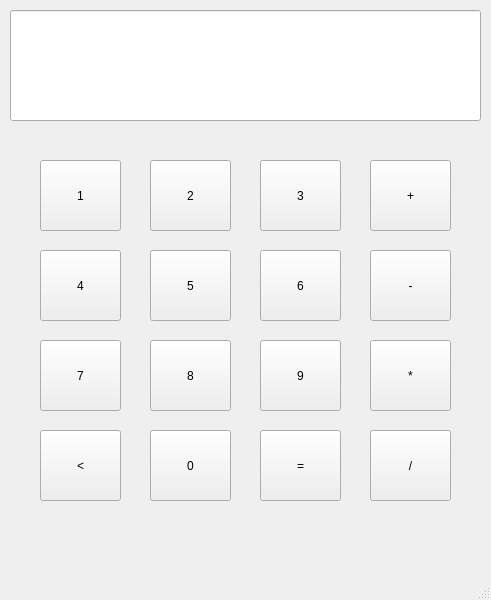
<?xml version="1.0" encoding="UTF-8"?>
<ui version="4.0">
 <class>Calculadora</class>
 <widget class="QMainWindow" name="Calculadora">
  <property name="geometry">
   <rect>
    <x>0</x>
    <y>0</y>
    <width>491</width>
    <height>600</height>
   </rect>
  </property>
  <property name="windowTitle">
   <string>Calculadora</string>
  </property>
  <widget class="QWidget" name="centralwidget">
   <widget class="QPushButton" name="pushButton">
    <property name="geometry">
     <rect>
      <x>150</x>
      <y>160</y>
      <width>81</width>
      <height>71</height>
     </rect>
    </property>
    <property name="text">
     <string>2</string>
    </property>
   </widget>
   <widget class="QPushButton" name="pushButton_2">
    <property name="geometry">
     <rect>
      <x>40</x>
      <y>160</y>
      <width>81</width>
      <height>71</height>
     </rect>
    </property>
    <property name="text">
     <string>1</string>
    </property>
   </widget>
   <widget class="QPushButton" name="pushButton_3">
    <property name="geometry">
     <rect>
      <x>260</x>
      <y>160</y>
      <width>81</width>
      <height>71</height>
     </rect>
    </property>
    <property name="text">
     <string>3</string>
    </property>
   </widget>
   <widget class="QPushButton" name="pushButton_4">
    <property name="geometry">
     <rect>
      <x>150</x>
      <y>250</y>
      <width>81</width>
      <height>71</height>
     </rect>
    </property>
    <property name="text">
     <string>5</string>
    </property>
   </widget>
   <widget class="QPushButton" name="pushButton_5">
    <property name="geometry">
     <rect>
      <x>260</x>
      <y>250</y>
      <width>81</width>
      <height>71</height>
     </rect>
    </property>
    <property name="text">
     <string>6</string>
    </property>
   </widget>
   <widget class="QPushButton" name="pushButton_6">
    <property name="geometry">
     <rect>
      <x>40</x>
      <y>250</y>
      <width>81</width>
      <height>71</height>
     </rect>
    </property>
    <property name="text">
     <string>4</string>
    </property>
   </widget>
   <widget class="QPushButton" name="pushButton_7">
    <property name="geometry">
     <rect>
      <x>150</x>
      <y>340</y>
      <width>81</width>
      <height>71</height>
     </rect>
    </property>
    <property name="text">
     <string>8</string>
    </property>
   </widget>
   <widget class="QPushButton" name="pushButton_8">
    <property name="geometry">
     <rect>
      <x>260</x>
      <y>340</y>
      <width>81</width>
      <height>71</height>
     </rect>
    </property>
    <property name="text">
     <string>9</string>
    </property>
   </widget>
   <widget class="QPushButton" name="pushButton_9">
    <property name="geometry">
     <rect>
      <x>40</x>
      <y>340</y>
      <width>81</width>
      <height>71</height>
     </rect>
    </property>
    <property name="text">
     <string>7</string>
    </property>
   </widget>
   <widget class="QPushButton" name="pushButton_10">
    <property name="geometry">
     <rect>
      <x>150</x>
      <y>430</y>
      <width>81</width>
      <height>71</height>
     </rect>
    </property>
    <property name="text">
     <string>0</string>
    </property>
   </widget>
   <widget class="QPushButton" name="pushButton_11">
    <property name="geometry">
     <rect>
      <x>260</x>
      <y>430</y>
      <width>81</width>
      <height>71</height>
     </rect>
    </property>
    <property name="text">
     <string>=</string>
    </property>
   </widget>
   <widget class="QPushButton" name="pushButton_12">
    <property name="geometry">
     <rect>
      <x>40</x>
      <y>430</y>
      <width>81</width>
      <height>71</height>
     </rect>
    </property>
    <property name="text">
     <string>&lt;</string>
    </property>
   </widget>
   <widget class="QLineEdit" name="lineEdit">
    <property name="geometry">
     <rect>
      <x>10</x>
      <y>10</y>
      <width>471</width>
      <height>111</height>
     </rect>
    </property>
   </widget>
   <widget class="QPushButton" name="pushButton_13">
    <property name="geometry">
     <rect>
      <x>370</x>
      <y>340</y>
      <width>81</width>
      <height>71</height>
     </rect>
    </property>
    <property name="text">
     <string>*</string>
    </property>
   </widget>
   <widget class="QPushButton" name="pushButton_14">
    <property name="geometry">
     <rect>
      <x>370</x>
      <y>430</y>
      <width>81</width>
      <height>71</height>
     </rect>
    </property>
    <property name="text">
     <string>/</string>
    </property>
   </widget>
   <widget class="QPushButton" name="pushButton_15">
    <property name="geometry">
     <rect>
      <x>370</x>
      <y>160</y>
      <width>81</width>
      <height>71</height>
     </rect>
    </property>
    <property name="text">
     <string>+</string>
    </property>
   </widget>
   <widget class="QPushButton" name="pushButton_16">
    <property name="geometry">
     <rect>
      <x>370</x>
      <y>250</y>
      <width>81</width>
      <height>71</height>
     </rect>
    </property>
    <property name="text">
     <string>-</string>
    </property>
   </widget>
  </widget>
  <widget class="QStatusBar" name="statusbar"/>
 </widget>
 <resources/>
 <connections/>
</ui>
